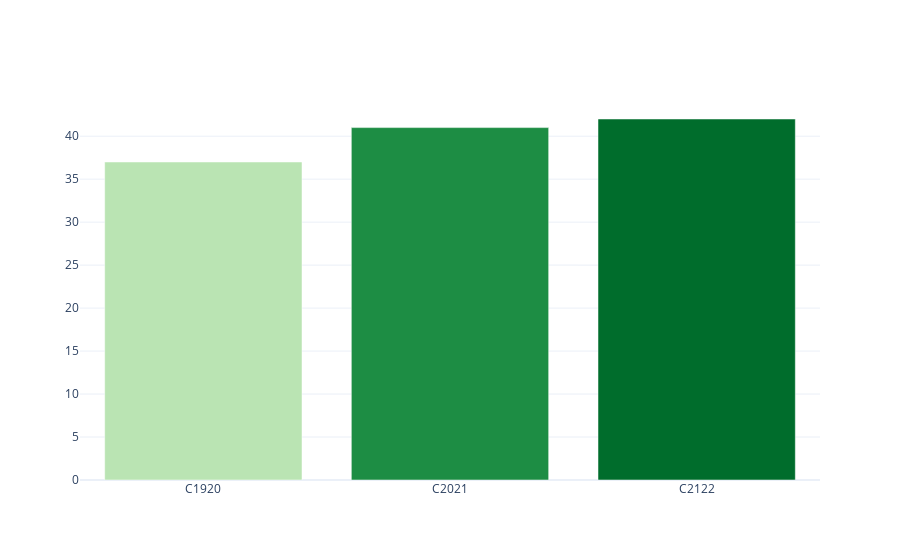

This figure's notebook cell:
### Markdown cell above
## Evolución del número de grupos totales

### Code cell
series = []
for year in years:
    series.append(df.query(f'curso == "{year}" & evaluación == "{labels[-1][1]}"')['etapa'].count())

myplotly.bar_simple(years, series, is_percentage=False)

### Figure 1 — Plotly figure (JSON) as saved in the notebook; plotly's stock layout.template omitted (floating-point values rounded to 4 significant figures)
{"data": [{"marker": {"color": [37, 41, 42], "colorscale": [[0, "rgb(186,228,179)"], [0.3333, "rgb(116,196,118)"], [0.6667, "rgb(49,163,84)"], [1, "rgb(0,109,44)"]]}, "type": "bar", "x": ["C1920", "C2021", "C2122"], "y": [37, 41, 42]}], "layout": {"title": {"text": ""}}}
